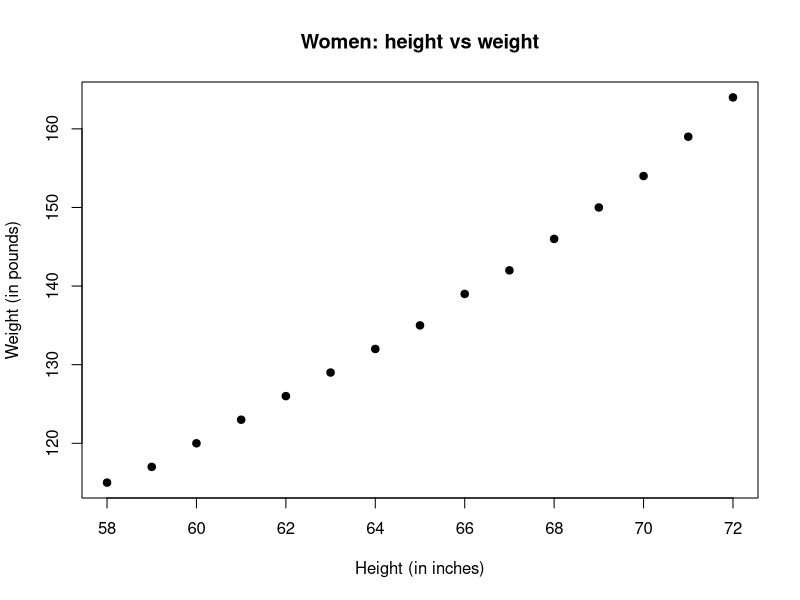
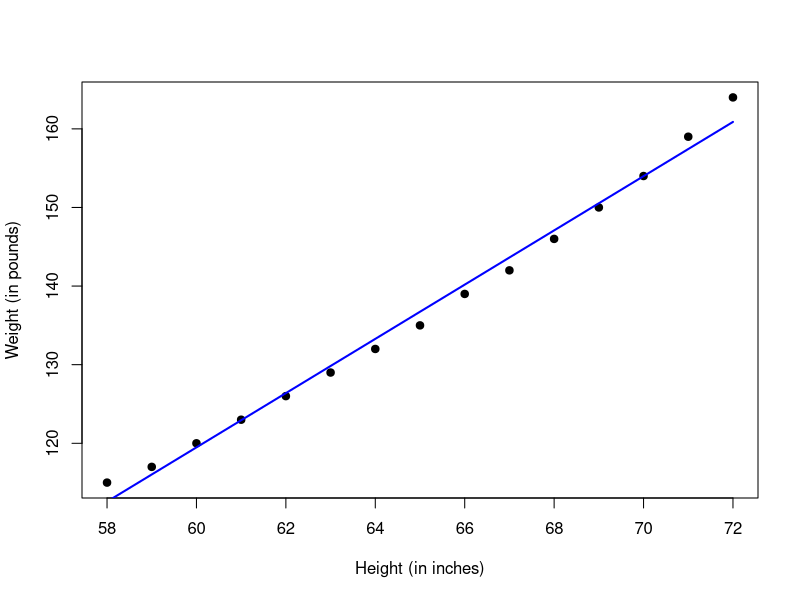
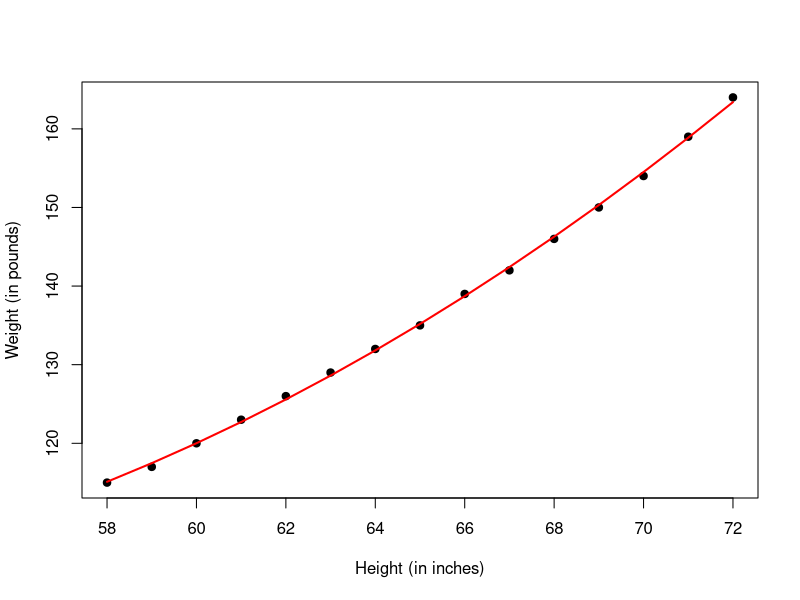
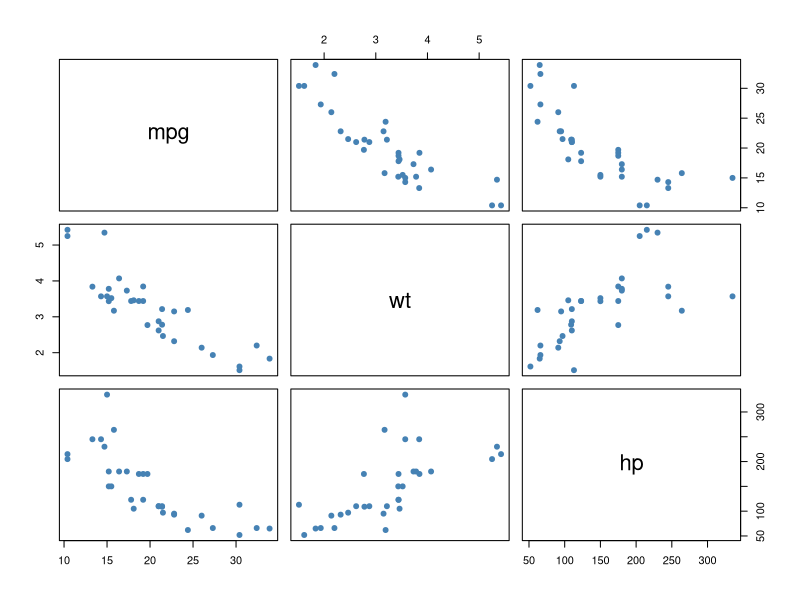
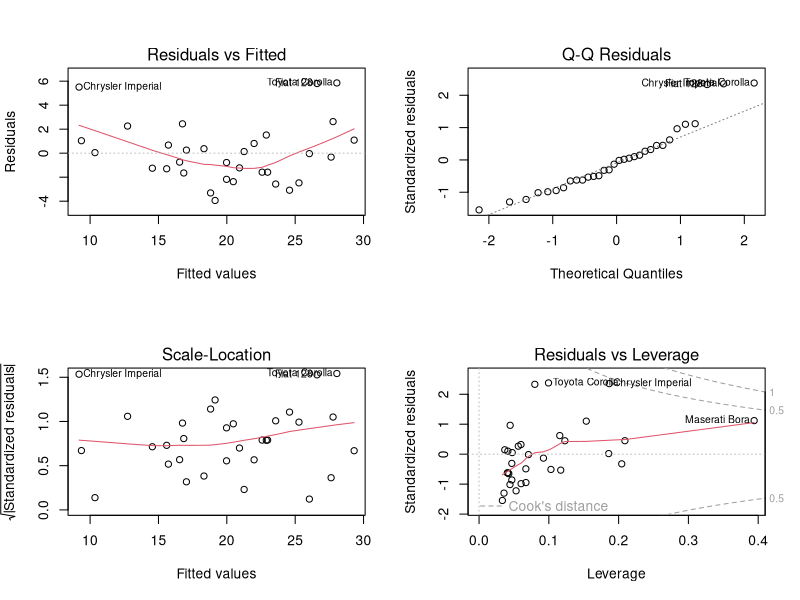
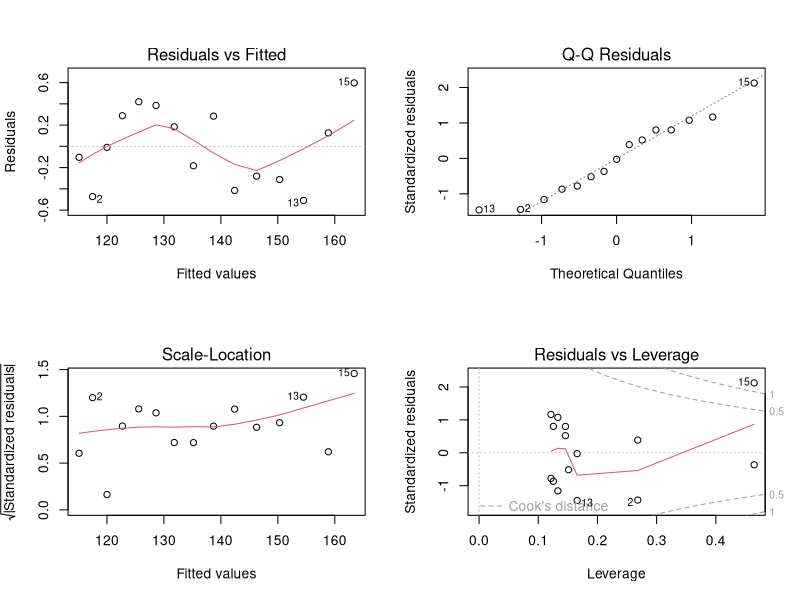

Reproduce these figures in R, in order.
## ---- chunk 1
knitr::opts_chunk$set(echo = TRUE, message = FALSE, warning = FALSE,
                      fig.width = 7, fig.height = 4.5)
## ---- chunk 2
head(women)
## ---- chunk 3
plot(women$height, women$weight,
     xlab = "Height (in inches)", ylab = "Weight (in pounds)",
     main = "Women: height vs weight", pch = 19)
## ---- chunk 4
fit1 <- lm(weight ~ height, data = women)
summary(fit1)
## ---- chunk 5
plot(women$height, women$weight,
     xlab = "Height (in inches)", ylab = "Weight (in pounds)", pch = 19)
lines(women$height, fitted(fit1), col = "blue", lwd = 2)
## ---- chunk 6
fit2 <- lm(weight ~ height + I(height^2), data = women)
summary(fit2)
## ---- chunk 7
plot(women$height, women$weight,
     xlab = "Height (in inches)", ylab = "Weight (in pounds)", pch = 19)
lines(women$height, fitted(fit2), col = "red", lwd = 2)
## ---- chunk 8
anova(fit1, fit2)
c(AIC_linear = AIC(fit1), AIC_quadratic = AIC(fit2))
## ---- chunk 9
cars <- mtcars
cars$cyl <- factor(cars$cyl)
str(cars[, c("mpg", "wt", "hp", "cyl")])
## ---- chunk 10
round(cor(mtcars[, c("mpg", "wt", "hp")]), 2)
pairs(mtcars[, c("mpg", "wt", "hp")], pch = 19, col = "steelblue")
## ---- chunk 11
fit3 <- lm(mpg ~ wt + hp, data = cars)
summary(fit3)
## ---- chunk 12
fit4 <- lm(mpg ~ wt + hp + cyl, data = cars)
summary(fit4)
anova(fit3, fit4)
## ---- chunk 13
predict(fit3, newdata = data.frame(wt = 3, hp = 120),
        interval = "prediction")
## ---- chunk 14
par(mfrow = c(2, 2))
plot(fit3)
par(mfrow = c(1, 1))
## ---- chunk 15
shapiro.test(residuals(fit3))        # normality of residuals

# Which observations are most influential?
cooks <- cooks.distance(fit3)
head(sort(cooks, decreasing = TRUE), 3)
## ---- chunk 16
n <- nrow(cars)
names(cooks)[cooks > 4 / n]
## ---- chunk 17
par(mfrow = c(2, 2))
plot(fit2)
par(mfrow = c(1, 1))
